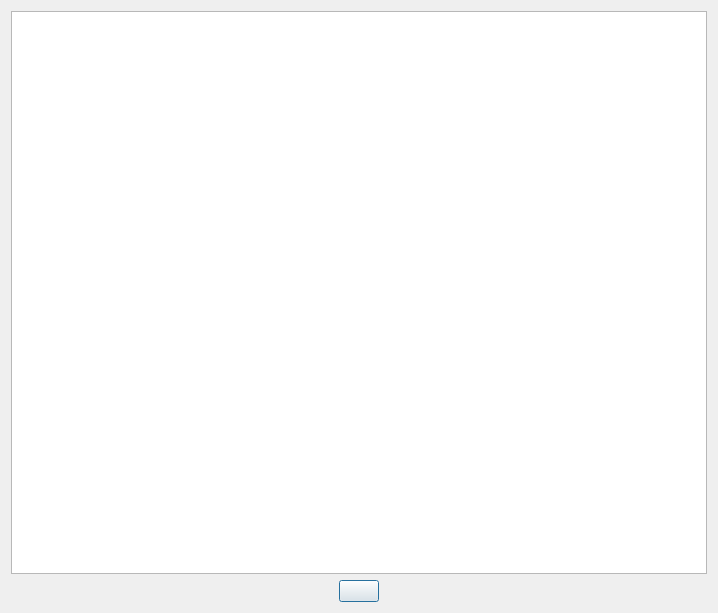
<?xml version="1.0" encoding="UTF-8"?>
<ui version="4.0">
 <class>InfoDialog</class>
 <widget class="QDialog" name="InfoDialog">
  <property name="geometry">
   <rect>
    <x>0</x>
    <y>0</y>
    <width>718</width>
    <height>613</height>
   </rect>
  </property>
  <property name="windowTitle">
   <string>About automata</string>
  </property>
  <property name="windowIcon">
   <iconset resource="resources.qrc">
    <normaloff>:/icons/icons/info.png</normaloff>:/icons/icons/info.png</iconset>
  </property>
  <layout class="QVBoxLayout" name="verticalLayout">
   <item>
    <widget class="QTextBrowser" name="htmlField"/>
   </item>
   <item>
    <layout class="QHBoxLayout" name="horizontalLayout">
     <item>
      <spacer name="horizontalSpacer">
       <property name="orientation">
        <enum>Qt::Horizontal</enum>
       </property>
       <property name="sizeHint" stdset="0">
        <size>
         <width>40</width>
         <height>20</height>
        </size>
       </property>
      </spacer>
     </item>
     <item>
      <widget class="QPushButton" name="okBut">
       <property name="text">
        <string/>
       </property>
       <property name="icon">
        <iconset resource="resources.qrc">
         <normaloff>:/icons/icons/ok.png</normaloff>:/icons/icons/ok.png</iconset>
       </property>
       <property name="iconSize">
        <size>
         <width>32</width>
         <height>32</height>
        </size>
       </property>
       <property name="shortcut">
        <string>Esc, F1</string>
       </property>
      </widget>
     </item>
     <item>
      <spacer name="horizontalSpacer_2">
       <property name="orientation">
        <enum>Qt::Horizontal</enum>
       </property>
       <property name="sizeHint" stdset="0">
        <size>
         <width>40</width>
         <height>20</height>
        </size>
       </property>
      </spacer>
     </item>
    </layout>
   </item>
  </layout>
 </widget>
 <resources>
  <include location="resources.qrc"/>
 </resources>
 <connections/>
</ui>
